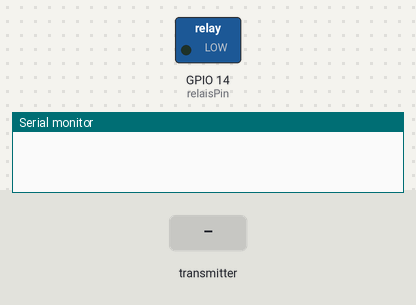
The sketch below on a simulated ESP8266 (NodeMCU). On the bench: switched loads named in the sketch (green lamp = pin HIGH), the last lines printed to the serial monitor. The inputs (shaded band) are chosen by the test bench.

Above: at 1.2 s.
1.3 s: the transmitter starts sending relais = 1
At 2.5 s:
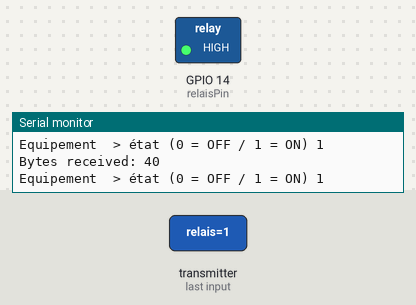
2.8 s: the transmitter starts sending relais = 0
At 3.6 s:
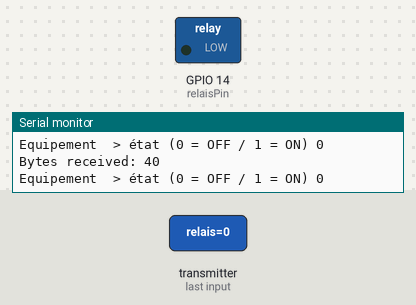
Timing chart, 0 to 5.8 s (numbered marks = the images above; inputs shaded):
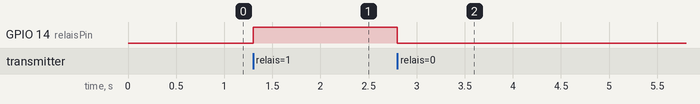

Measured:
- after the input at 1.3 s, GPIO 14 (relaisPin): LOW → HIGH at once
- after the input at 2.8 s, GPIO 14 (relaisPin): HIGH → LOW at once

The sketch:

WebSocket_Recev_Lumiere.ino
```cpp
#include <ESP8266WiFi.h>
#include <espnow.h>

// Structure example to receive data
// Must match the sender structure
typedef struct test_struct {
        String label;
          bool relais;
} test_struct;

// Create a struct_message called test to store variables to be sent
test_struct lumiere;
//test_struct chauffage;
//test_struct ventilation;

   String equipement;
     bool lumiState = false;
#define relaisPin 14 //  D5


// Callback function that will be executed when data is received
void OnDataRecv(uint8_t * mac, uint8_t *incomingData, uint8_t len) {

     memcpy(&lumiere, incomingData, sizeof(lumiere));
     Serial.print("Bytes received: ");
     Serial.println(len);
     Serial.print("Equipement ");
     Serial.print(lumiere.label);
     Serial.print(" > état (0 = OFF / 1 = ON) ");
     Serial.println(lumiere.relais);
     lumiState = lumiere.relais;
     Serial.println();
     digitalWrite(relaisPin, lumiState);

}


void setup() {

  // Initialize Serial Monitor
     Serial.begin(115200); Serial.println(); Serial.println();

  // Set device as a Wi-Fi Station
     WiFi.mode(WIFI_STA);
     WiFi.disconnect();

  // Init ESP-NOW
     if (esp_now_init() != 0) {
         Serial.println("Error initializing ESP-NOW");
         return;
        }

  // Once ESPNow is successfully Init, we will register for recv CB to
  // get recv packer info
     esp_now_set_self_role(ESP_NOW_ROLE_SLAVE);
     esp_now_register_recv_cb(OnDataRecv);

     pinMode(relaisPin, OUTPUT); digitalWrite(relaisPin, LOW);

}


void loop() {

}


//
```
